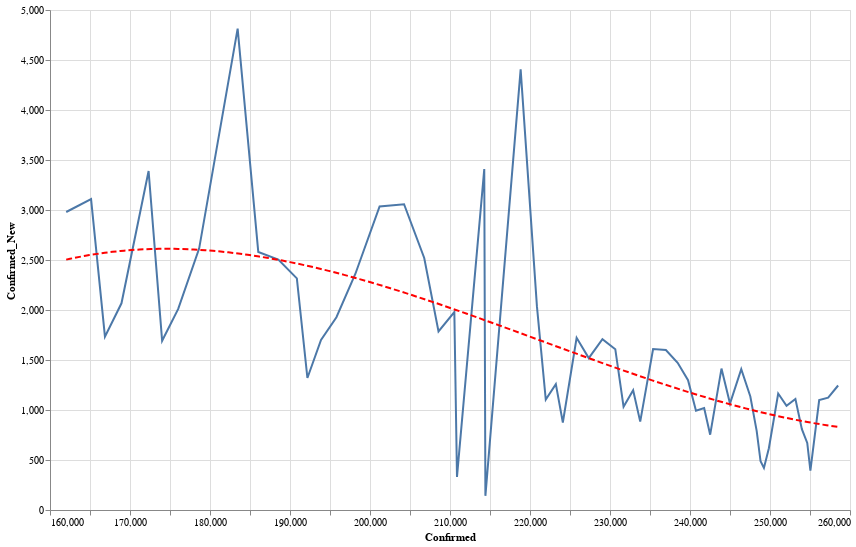

Notebook cell for this chart:
### Code cell
data = county_data('CA')
state = alt.Chart(data[data['County'] == 'Los Angeles'].sort_values('Date').tail(60)).mark_line().encode(
    x='Confirmed:Q',
    y='Confirmed_New:Q'
)
reg = state.transform_regression("Confirmed", "Confirmed_New", method="poly").mark_line(color='red', strokeDash=[6,3])
(state+reg).properties(width=800, height=500).interactive()

### Figure 1 — Vega-Lite specification as saved in the notebook (floating-point values rounded to 4 significant figures)
{"config": {"view": {"continuousWidth": 400, "continuousHeight": 300}}, "layer": [{"mark": "line", "encoding": {"x": {"type": "quantitative", "field": "Confirmed"}, "y": {"type": "quantitative", "field": "Confirmed_New"}}, "selection": {"selector006": {"type": "interval", "bind": "scales", "encodings": ["x", "y"]}}}, {"mark": {"type": "line", "color": "red", "strokeDash": [6, 3]}, "encoding": {"x": {"type": "quantitative", "field": "Confirmed"}, "y": {"type": "quantitative", "field": "Confirmed_New"}}, "transform": [{"on": "Confirmed", "regression": "Confirmed_New", "method": "poly"}]}], "data": {"name": "data-640e538d7181388e7a0c16f3d9aac617"}, "height": 500, "width": 800, "$schema": "https://vega.github.io/schema/vega-lite/v4.0.2.json", "datasets": {"data-640e538d7181388e7a0c16f3d9aac617": [{"County": "Los Angeles", "Date": "07-21-2020", "Confirmed": 162000.0, "Deaths": 4155.0, "Recovered": 0.0, "Confirmed_New": 2980.0, "Deaths_New": 51.0, "Recovered_New": 0.0, "Active": 157900.0}, {"County": "Los Angeles", "Date": "07-22-2020", "Confirmed": 165100.0, "Deaths": 4215.0, "Recovered": 0.0, "Confirmed_New": 3109.0, "Deaths_New": 60.0, "Recovered_New": 0.0, "Active": 160900.0}, {"County": "Los Angeles", "Date": "07-23-2020", "Confirmed": 166900.0, "Deaths": 4263.0, "Recovered": 0.0, "Confirmed_New": 1734.0, "Deaths_New": 48.0, "Recovered_New": 0.0, "Active": 162600.0}, {"County": "Los Angeles", "Date": "07-24-2020", "Confirmed": 168900.0, "Deaths": 4300.0, "Recovered": 0.0, "Confirmed_New": 2067.0, "Deaths_New": 37.0, "Recovered_New": 0.0, "Active": 164600.0}, {"County": "Los Angeles", "Date": "07-25-2020", "Confirmed": 172300.0, "Deaths": 4351.0, "Recovered": 0.0, "Confirmed_New": 3390.0, "Deaths_New": 51.0, "Recovered_New": 0.0, "Active": 168000.0}, {"County": "Los Angeles", "Date": "07-26-2020", "Confirmed": 174000.0, "Deaths": 4360.0, "Recovered": 0.0, "Confirmed_New": 1692.0, "Deaths_New": 9.0, "Recovered_New": 0.0, "Active": 169700.0}, {"County": "Los Angeles", "Date": "07-27-2020", "Confirmed": 176000.0, "Deaths": 4375.0, "Recovered": 0.0, "Confirmed_New": 2011.0, "Deaths_New": 15.0, "Recovered_New": 0.0, "Active": 171700.0}, {"County": "Los Angeles", "Date": "07-28-2020", "Confirmed": 178600.0, "Deaths": 4426.0, "Recovered": 0.0, "Confirmed_New": 2614.0, "Deaths_New": 51.0, "Recovered_New": 0.0, "Active": 174200.0}, {"County": "Los Angeles", "Date": "07-29-2020", "Confirmed": 183500.0, "Deaths": 4518.0, "Recovered": 0.0, "Confirmed_New": 4814.0, "Deaths_New": 92.0, "Recovered_New": 0.0, "Active": 178900.0}, {"County": "Los Angeles", "Date": "07-30-2020", "Confirmed": 186000.0, "Deaths": 4559.0, "Recovered": 0.0, "Confirmed_New": 2580.0, "Deaths_New": 41.0, "Recovered_New": 0.0, "Active": 181500.0}, {"County": "Los Angeles", "Date": "07-31-2020", "Confirmed": 188500.0, "Deaths": 4624.0, "Recovered": 0.0, "Confirmed_New": 2505.0, "Deaths_New": 65.0, "Recovered_New": 0.0, "Active": 183900.0}, {"County": "Los Angeles", "Date": "08-01-2020", "Confirmed": 190900.0, "Deaths": 4669.0, "Recovered": 0.0, "Confirmed_New": 2316.0, "Deaths_New": 45.0, "Recovered_New": 0.0, "Active": 186200.0}, {"County": "Los Angeles", "Date": "08-02-2020", "Confirmed": 192200.0, "Deaths": 4693.0, "Recovered": 0.0, "Confirmed_New": 1320.0, "Deaths_New": 24.0, "Recovered_New": 0.0, "Active": 187500.0}, {"County": "Los Angeles", "Date": "08-03-2020", "Confirmed": 193900.0, "Deaths": 4702.0, "Recovered": 0.0, "Confirmed_New": 1700.0, "Deaths_New": 9.0, "Recovered_New": 0.0, "Active": 189200.0}, {"County": "Los Angeles", "Date": "08-04-2020", "Confirmed": 195800.0, "Deaths": 4760.0, "Recovered": 0.0, "Confirmed_New": 1928.0, "Deaths_New": 58.0, "Recovered_New": 0.0, "Active": 191000.0}, {"County": "Los Angeles", "Date": "08-05-2020", "Confirmed": 198200.0, "Deaths": 4827.0, "Recovered": 0.0, "Confirmed_New": 2360.0, "Deaths_New": 67.0, "Recovered_New": 0.0, "Active": 193300.0}, {"County": "Los Angeles", "Date": "08-06-2020", "Confirmed": 201200.0, "Deaths": 4869.0, "Recovered": 0.0, "Confirmed_New": 3035.0, "Deaths_New": 42.0, "Recovered_New": 0.0, "Active": 196300.0}, {"County": "Los Angeles", "Date": "08-07-2020", "Confirmed": 204300.0, "Deaths": 4919.0, "Recovered": 0.0, "Confirmed_New": 3058.0, "Deaths_New": 50.0, "Recovered_New": 0.0, "Active": 199300.0}, {"County": "Los Angeles", "Date": "08-08-2020", "Confirmed": 206800.0, "Deaths": 4967.0, "Recovered": 0.0, "Confirmed_New": 2520.0, "Deaths_New": 48.0, "Recovered_New": 0.0, "Active": 201800.0}, {"County": "Los Angeles", "Date": "08-09-2020", "Confirmed": 208600.0, "Deaths": 4977.0, "Recovered": 0.0, "Confirmed_New": 1785.0, "Deaths_New": 10.0, "Recovered_New": 0.0, "Active": 203600.0}, {"County": "Los Angeles", "Date": "08-10-2020", "Confirmed": 210500.0, "Deaths": 4998.0, "Recovered": 0.0, "Confirmed_New": 1980.0, "Deaths_New": 21.0, "Recovered_New": 0.0, "Active": 205500.0}, {"County": "Los Angeles", "Date": "08-11-2020", "Confirmed": 210900.0, "Deaths": 4999.0, "Recovered": 0.0, "Confirmed_New": 331.0, "Deaths_New": 1.0, "Recovered_New": 0.0, "Active": 205900.0}, {"County": "Los Angeles", "Date": "08-12-2020", "Confirmed": 214300.0, "Deaths": 5112.0, "Recovered": 0.0, "Confirmed_New": 3409.0, "Deaths_New": 113.0, "Recovered_New": 0.0, "Active": 209200.0}, {"County": "Los Angeles", "Date": "08-13-2020", "Confirmed": 214400.0, "Deaths": 5113.0, "Recovered": 0.0, "Confirmed_New": 142.0, "Deaths_New": 1.0, "Recovered_New": 0.0, "Active": 209300.0}, {"County": "Los Angeles", "Date": "08-14-2020", "Confirmed": 218800.0, "Deaths": 5215.0, "Recovered": 0.0, "Confirmed_New": 4406.0, "Deaths_New": 102.0, "Recovered_New": 0.0, "Active": 213600.0}, {"County": "Los Angeles", "Date": "08-15-2020", "Confirmed": 220900.0, "Deaths": 5246.0, "Recovered": 0.0, "Confirmed_New": 2036.0, "Deaths_New": 31.0, "Recovered_New": 0.0, "Active": 215600.0}, {"County": "Los Angeles", "Date": "08-16-2020", "Confirmed": 222000.0, "Deaths": 5254.0, "Recovered": 0.0, "Confirmed_New": 1104.0, "Deaths_New": 8.0, "Recovered_New": 0.0, "Active": 216700.0}, {"County": "Los Angeles", "Date": "08-17-2020", "Confirmed": 223200.0, "Deaths": 5273.0, "Recovered": 0.0, "Confirmed_New": 1259.0, "Deaths_New": 19.0, "Recovered_New": 0.0, "Active": 218000.0}, {"County": "Los Angeles", "Date": "08-18-2020", "Confirmed": 224100.0, "Deaths": 5340.0, "Recovered": 0.0, "Confirmed_New": 875.0, "Deaths_New": 67.0, "Recovered_New": 0.0, "Active": 218800.0}, {"County": "Los Angeles", "Date": "08-19-2020", "Confirmed": 225800.0, "Deaths": 5392.0, "Recovered": 0.0, "Confirmed_New": 1722.0, "Deaths_New": 52.0, "Recovered_New": 0.0, "Active": 220400.0}, {"County": "Los Angeles", "Date": "08-20-2020", "Confirmed": 227300.0, "Deaths": 5446.0, "Recovered": 0.0, "Confirmed_New": 1519.0, "Deaths_New": 54.0, "Recovered_New": 0.0, "Active": 221900.0}, {"County": "Los Angeles", "Date": "08-21-2020", "Confirmed": 229100.0, "Deaths": 5491.0, "Recovered": 0.0, "Confirmed_New": 1708.0, "Deaths_New": 45.0, "Recovered_New": 0.0, "Active": 223600.0}, {"County": "Los Angeles", "Date": "08-22-2020", "Confirmed": 230700.0, "Deaths": 5537.0, "Recovered": 0.0, "Confirmed_New": 1608.0, "Deaths_New": 46.0, "Recovered_New": 0.0, "Active": 225100.0}, {"County": "Los Angeles", "Date": "08-23-2020", "Confirmed": 231700.0, "Deaths": 5545.0, "Recovered": 0.0, "Confirmed_New": 1033.0, "Deaths_New": 8.0, "Recovered_New": 0.0, "Active": 226200.0}, {"County": "Los Angeles", "Date": "08-24-2020", "Confirmed": 232900.0, "Deaths": 5558.0, "Recovered": 0.0, "Confirmed_New": 1198.0, "Deaths_New": 13.0, "Recovered_New": 0.0, "Active": 227300.0}, {"County": "Los Angeles", "Date": "08-25-2020", "Confirmed": 233800.0, "Deaths": 5605.0, "Recovered": 0.0, "Confirmed_New": 884.0, "Deaths_New": 47.0, "Recovered_New": 0.0, "Active": 228200.0}, {"County": "Los Angeles", "Date": "08-26-2020", "Confirmed": 235400.0, "Deaths": 5663.0, "Recovered": 0.0, "Confirmed_New": 1609.0, "Deaths_New": 58.0, "Recovered_New": 0.0, "Active": 229700.0}, {"County": "Los Angeles", "Date": "08-27-2020", "Confirmed": 237000.0, "Deaths": 5701.0, "Recovered": 0.0, "Confirmed_New": 1600.0, "Deaths_New": 38.0, "Recovered_New": 0.0, "Active": 231300.0}, {"County": "Los Angeles", "Date": "08-28-2020", "Confirmed": 238500.0, "Deaths": 5732.0, "Recovered": 0.0, "Confirmed_New": 1472.0, "Deaths_New": 31.0, "Recovered_New": 0.0, "Active": 232700.0}, {"County": "Los Angeles", "Date": "08-29-2020", "Confirmed": 239800.0, "Deaths": 5759.0, "Recovered": 0.0, "Confirmed_New": 1298.0, "Deaths_New": 27.0, "Recovered_New": 0.0, "Active": 234000.0}, {"County": "Los Angeles", "Date": "08-30-2020", "Confirmed": 240700.0, "Deaths": 5769.0, "Recovered": 0.0, "Confirmed_New": 993.0, "Deaths_New": 10.0, "Recovered_New": 0.0, "Active": 235000.0}, {"County": "Los Angeles", "Date": "08-31-2020", "Confirmed": 241800.0, "Deaths": 5784.0, "Recovered": 0.0, "Confirmed_New": 1019.0, "Deaths_New": 15.0, "Recovered_New": 0.0, "Active": 236000.0}, {"County": "Los Angeles", "Date": "09-01-2020", "Confirmed": 242500.0, "Deaths": 5829.0, "Recovered": 0.0, "Confirmed_New": 753.0, "Deaths_New": 45.0, "Recovered_New": 0.0, "Active": 236700.0}, {"County": "Los Angeles", "Date": "09-02-2020", "Confirmed": 243900.0, "Deaths": 5878.0, "Recovered": 0.0, "Confirmed_New": 1414.0, "Deaths_New": 49.0, "Recovered_New": 0.0, "Active": 238100.0}, {"County": "Los Angeles", "Date": "09-03-2020", "Confirmed": 245000.0, "Deaths": 5932.0, "Recovered": 0.0, "Confirmed_New": 1064.0, "Deaths_New": 54.0, "Recovered_New": 0.0, "Active": 239100.0}, {"County": "Los Angeles", "Date": "09-04-2020", "Confirmed": 246400.0, "Deaths": 5977.0, "Recovered": 0.0, "Confirmed_New": 1408.0, "Deaths_New": 45.0, "Recovered_New": 0.0, "Active": 240400.0}, {"County": "Los Angeles", "Date": "09-05-2020", "Confirmed": 247500.0, "Deaths": 6000.0, "Recovered": 0.0, "Confirmed_New": 1135.0, "Deaths_New": 23.0, "Recovered_New": 0.0, "Active": 241500.0}, {"County": "Los Angeles", "Date": "09-06-2020", "Confirmed": 248300.0, "Deaths": 6005.0, "Recovered": 0.0, "Confirmed_New": 792.0, "Deaths_New": 5.0, "Recovered_New": 0.0, "Active": 242300.0}, {"County": "Los Angeles", "Date": "09-07-2020", "Confirmed": 248800.0, "Deaths": 6030.0, "Recovered": 0.0, "Confirmed_New": 487.0, "Deaths_New": 25.0, "Recovered_New": 0.0, "Active": 242800.0}, {"County": "Los Angeles", "Date": "09-08-2020", "Confirmed": 249200.0, "Deaths": 6036.0, "Recovered": 0.0, "Confirmed_New": 420.0, "Deaths_New": 6.0, "Recovered_New": 0.0, "Active": 243200.0}, {"County": "Los Angeles", "Date": "09-09-2020", "Confirmed": 249900.0, "Deaths": 6090.0, "Recovered": 0.0, "Confirmed_New": 618.0, "Deaths_New": 54.0, "Recovered_New": 0.0, "Active": 243800.0}, {"County": "Los Angeles", "Date": "09-10-2020", "Confirmed": 251000.0, "Deaths": 6128.0, "Recovered": 0.0, "Confirmed_New": 1165.0, "Deaths_New": 38.0, "Recovered_New": 0.0, "Active": 244900.0}, {"County": "Los Angeles", "Date": "09-11-2020", "Confirmed": 252100.0, "Deaths": 6171.0, "Recovered": 0.0, "Confirmed_New": 1042.0, "Deaths_New": 43.0, "Recovered_New": 0.0, "Active": 245900.0}, {"County": "Los Angeles", "Date": "09-12-2020", "Confirmed": 253200.0, "Deaths": 6197.0, "Recovered": 0.0, "Confirmed_New": 1110.0, "Deaths_New": 26.0, "Recovered_New": 0.0, "Active": 247000.0}, {"County": "Los Angeles", "Date": "09-13-2020", "Confirmed": 254000.0, "Deaths": 6208.0, "Recovered": 0.0, "Confirmed_New": 809.0, "Deaths_New": 11.0, "Recovered_New": 0.0, "Active": 247800.0}, {"County": "Los Angeles", "Date": "09-14-2020", "Confirmed": 254700.0, "Deaths": 6231.0, "Recovered": 0.0, "Confirmed_New": 671.0, "Deaths_New": 23.0, "Recovered_New": 0.0, "Active": 248400.0}, {"County": "Los Angeles", "Date": "09-15-2020", "Confirmed": 255000.0, "Deaths": 6273.0, "Recovered": 0.0, "Confirmed_New": 393.0, "Deaths_New": 42.0, "Recovered_New": 0.0, "Active": 248800.0}, {"County": "Los Angeles", "Date": "09-16-2020", "Confirmed": 256100.0, "Deaths": 6303.0, "Recovered": 0.0, "Confirmed_New": 1099.0, "Deaths_New": 30.0, "Recovered_New": 0.0, "Active": 249800.0}, {"County": "Los Angeles", "Date": "09-17-2020", "Confirmed": 257300.0, "Deaths": 6324.0, "Recovered": 0.0, "Confirmed_New": 1123.0, "Deaths_New": 21.0, "Recovered_New": 0.0, "Active": 250900.0}, {"County": "Los Angeles", "Date": "09-18-2020", "Confirmed": 258500.0, "Deaths": 6330.0, "Recovered": 0.0, "Confirmed_New": 1245.0, "Deaths_New": 6.0, "Recovered_New": 0.0, "Active": 252200.0}]}}
